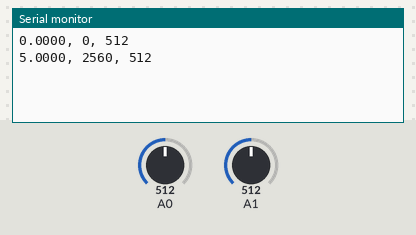
A sketch run on a simulated Arduino Uno, built with avr-gcc and run on an emulated ATmega328P. Shown: the last lines printed to the serial monitor. The inputs (shaded band) are chosen by the test bench; at power-on: A0 = 512, A1 = 512.

Above: at 5.8 s.
5.9 s: A0 set to 716
At 10.4 s:
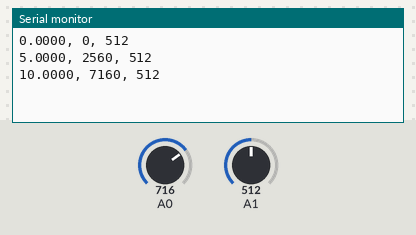
11.9 s: A1 set to 716
At 15.5 s:
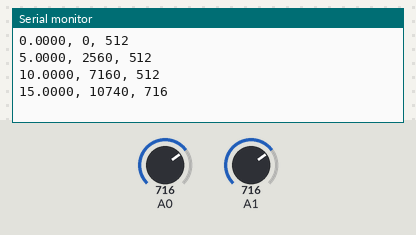
17.9 s: A0 set to 900
At 20.6 s:
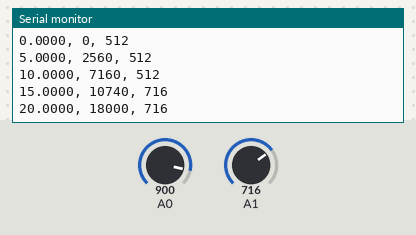
23.9 s: A1 set to 900
At 25.6 s:
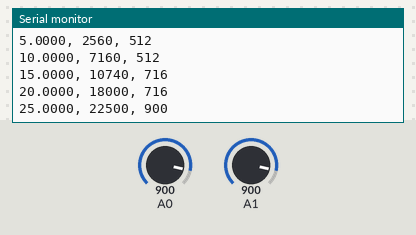
Timing chart, 0 to 27.1 s (numbered marks = the images above; inputs shaded):
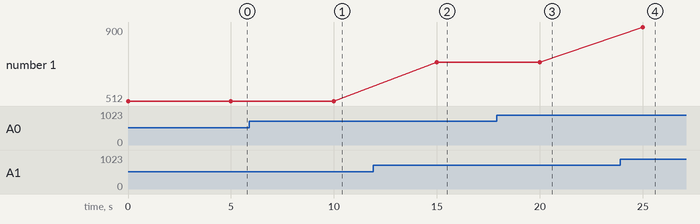

The sketch:

Print_Early_and_Often.ino
```cpp
// All this Serial.print() will get tedious -- define some shortcuts
// These will make it easy to generate CSV data
// P(thing) expands to Serial.print(thing)
#define P Serial.print
// PCS(thing) expands to Serial.print(", ");Serial.print(thing)
#define PCS Serial.print(", ");Serial.print
// PCSL(thing) expands to Serial.print(", ");Serial.println(thing)
#define PCSL Serial.print(", ");Serial.println

// Defining some more macros will make it a lot easier to print
// out your results as you go along

// Debug versions will only print if DEBUG is non-zero
//#define DPCS if(DEBUG)Serial.print(", ");if(DEBUG)Serial.print
#define DP if(DEBUG) P
#define DPCS if(DEBUG) PCS
#define DPCSL if(DEBUG) PCSL

// define DEBUG as 0 for no DB printing, or define it as 1 or more to get printing
#define DEBUG 1

void setup() {
  Serial.begin(115200);
}

void loop() {
  float t = micros()/1000000; // this is going to do integer arithmetic!
  DP(t,4);                    // printing will let us see how the problem is generated!
  int i = analogRead(A0) * t; // this is going to break when t gets larger
  DPCS(i);
  unsigned j = analogRead(A1);
  PCS(j);
  P("\n");
  delay(5000);
}
```

Measured:
- after the input at 5.9 s, the serial monitor: prints a new line after 4.1 s (image 1)
- after the input at 11.9 s, the serial monitor: prints a new line after 3.1 s (image 2)
- after the input at 17.9 s, the serial monitor: prints a new line after 2.1 s (image 3)
- after the input at 23.9 s, the serial monitor: prints a new line after 1.1 s (image 4)
- plotted number 1: 512 → 716 after the input at 11.9 s, 716 → 900 after the input at 23.9 s
